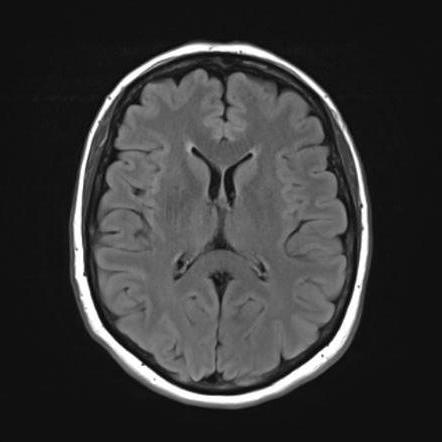
#> input picture assets/samples/notumor.jpg, 442 x 442 px, given as the content of the folder data/Training, which was not available
$ python features.py   (older library calls are emulated)
#> lines starting #> are read from the running program, lines starting #| are printed output that depends on the picture; after the words box and inside, x2 and y2 are one past the last pixel; in counts of white or black regions, pixels touching at a corner belong together
"""Texture (GLCM) and first-order feature extraction for brain MRI slices."""
from __future__ import annotations

import argparse
from concurrent.futures import ProcessPoolExecutor
from pathlib import Path

import numpy as np
import pandas as pd
from scipy.stats import kurtosis, skew
from skimage import io, transform
from skimage.color import rgb2gray
from skimage.feature import graycomatrix, graycoprops
from skimage.filters import threshold_otsu
from skimage.util import img_as_ubyte

LEVELS = 32
DISTANCES = (1, 2, 4)
ANGLES = (0, np.pi / 4, np.pi / 2, 3 * np.pi / 4)
GLCM_PROPS = ("contrast", "dissimilarity", "homogeneity", "energy", "correlation", "ASM")


def load_brain(path: Path, size: int = 256) -> tuple[np.ndarray, np.ndarray]:
    """Load an image, convert to grayscale, crop to the brain and return image + mask."""
    img = io.imread(path)
    if img.ndim == 3:
        img = rgb2gray(img[..., :3])
    img = transform.resize(img, (size, size), anti_aliasing=True)
    img = img_as_ubyte(img / img.max() if img.max() > 0 else img)

    mask = img > threshold_otsu(img)
    ys, xs = np.nonzero(mask)
    if len(ys) > 100:
        img = img[ys.min():ys.max() + 1, xs.min():xs.max() + 1]
        mask = mask[ys.min():ys.max() + 1, xs.min():xs.max() + 1]
    return img, mask


def quantize(img: np.ndarray, levels: int = LEVELS) -> np.ndarray:
    return (img.astype(np.float32) / 256 * levels).astype(np.uint8)


def glcm_features(img_q: np.ndarray, levels: int = LEVELS) -> dict[str, float]:
    glcm = graycomatrix(img_q, distances=DISTANCES, angles=ANGLES,
                        levels=levels, symmetric=True, normed=True)
    feats: dict[str, float] = {}
    for prop in GLCM_PROPS:
        values = graycoprops(glcm, prop)  # (distances, angles)
        for i, d in enumerate(DISTANCES):
            feats[f"glcm_{prop}_d{d}_mean"] = float(values[i].mean())
            feats[f"glcm_{prop}_d{d}_range"] = float(np.ptp(values[i]))
    for i, d in enumerate(DISTANCES):
        p = glcm[:, :, i, :]
        ent = -np.sum(p * np.log2(p + 1e-12), axis=(0, 1))
        feats[f"glcm_entropy_d{d}_mean"] = float(ent.mean())
    return feats


def first_order_features(img: np.ndarray, mask: np.ndarray) -> dict[str, float]:
    vals = img[mask].astype(np.float32) if mask.any() else img.ravel().astype(np.float32)
    hist, _ = np.histogram(vals, bins=64, range=(0, 255), density=True)
    hist = hist[hist > 0]
    return {
        "fo_mean": float(vals.mean()),
        "fo_std": float(vals.std()),
        "fo_skewness": float(skew(vals)),
        "fo_kurtosis": float(kurtosis(vals)),
        "fo_p10": float(np.percentile(vals, 10)),
        "fo_p90": float(np.percentile(vals, 90)),
        "fo_entropy": float(-np.sum(hist * np.log2(hist))),
    }


def extract(path: Path) -> dict[str, float]:
    img, mask = load_brain(path)
    return {**first_order_features(img, mask), **glcm_features(quantize(img))}


def _row(item: tuple[str, str, Path]) -> dict:
    split, label, f = item
    return {"split": split, "label": label, "file": f.name, **extract(f)}


def build_table(root: Path, jobs: int = 4) -> pd.DataFrame:
    items = [(split, d.name, f)
             for split in ("Training", "Testing")
             for d in sorted((root / split).glob("*"))
             for f in sorted(d.glob("*.jpg"))]
    with ProcessPoolExecutor(max_workers=jobs) as ex:
        rows = list(ex.map(_row, items, chunksize=32))
#> in load_brain, img is the input picture: shape (442, 442, 3); min 0, max 255, mean 56
#> in load_brain, `mask = img > threshold_otsu(img)`:
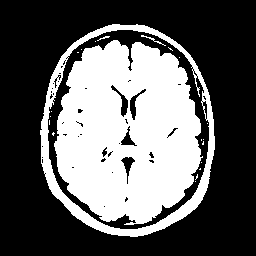
#> mask: shape (256, 256) bool; 37.6% white; 21 white regions (17 under 20 px), largest, box (x1, y1, x2, y2) and area: (54, 40, 203, 225) 20193, (40, 24, 215, 237) 4323, (141, 35, 166, 46) 40, (97, 36, 110, 41) 20
#> in load_brain, `img = img[ys.min():ys.max() + 1, xs.min():xs.max() + 1]`:
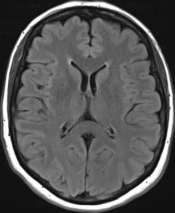
#> img: shape (213, 175); min 2, max 255, mean 85.7
#> in load_brain, `mask = mask[ys.min():ys.max() + 1, xs.min():xs.max() + 1]`:
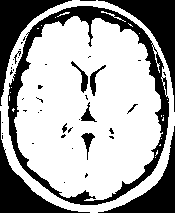
#> mask: shape (213, 175) bool; 66.1% white; 45 black regions (33 under 20 px), largest, box (x1, y1, x2, y2) and area: (8, 6, 169, 205) 4433, (98, 0, 175, 112) 2038, (0, 0, 72, 106) 1937
#> in first_order_features, `hist, _ = np.histogram(vals, bins=64, range=(0, 255), density=True)`: hist = 64 values, max 0.0311 at index 25, min 0 at index 0, mean 0.00392
#> in first_order_features, `hist = hist[hist > 0]`: hist = 47 values, max 0.0311 at index 8, min 0.000357 at index 26, mean 0.00534
#> after the loop in glcm_features, `for prop in GLCM_PROPS:`: feats = 36 items
#> the loop in glcm_features, `for i, d in enumerate(DISTANCES):` made 3 passes
#> ent on passes 1 to 3: [5.86, 6.11, 5.76, 6.12], [6.38, 6.11, 6.28, 6.12], [6.77, 6.77, 6.67, 6.78]
#> pass 1, in glcm_features, `p = glcm[:, :, i, :]`:
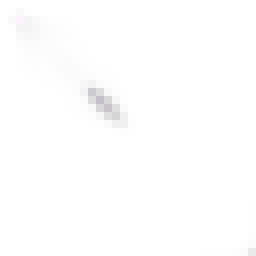
#> p: shape (32, 32, 4) float64 (shown 8 times larger); mean of channels 0, 1, 2, 3 0.000977, 0.000977, 0.000977, 0.000977; transparent parts drawn white
#> after the loop in glcm_features, `for i, d in enumerate(DISTANCES):`: feats = 39 items
#> the loop in glcm_features (call 2), `for i, d in enumerate(DISTANCES):` made 3 passes
#> rows = 2 items
    return pd.DataFrame(rows)


if __name__ == "__main__":
    ap = argparse.ArgumentParser(description=__doc__)
    ap.add_argument("--data", type=Path, default=Path("data"))
    ap.add_argument("--out", type=Path, default=Path("results/features.csv"))
    ap.add_argument("--jobs", type=int, default=4)
    args = ap.parse_args()
    df = build_table(args.data, args.jobs)
#> df = table of 2 rows and 49 columns
    args.out.parent.mkdir(parents=True, exist_ok=True)
    df.to_csv(args.out, index=False)
    print(f"{len(df)} images, {df.shape[1] - 3} features -> {args.out}")
#| 2 images, 46 features -> results/features.csv

$ run again, on assets/samples/pituitary.jpg
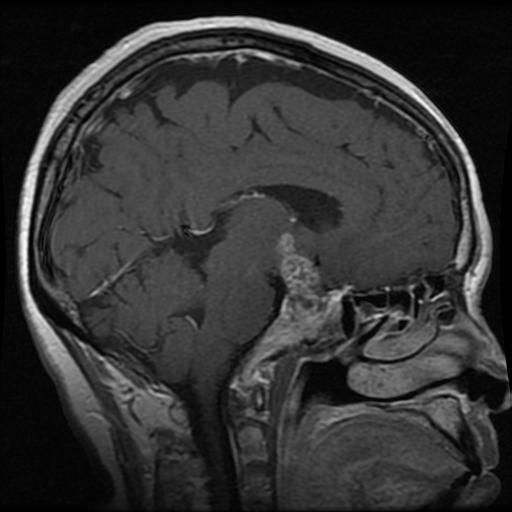
#> input picture assets/samples/pituitary.jpg, 512 x 512 px, given as the content of the folder data/Training, which was not available
#> in load_brain, img is the input picture: shape (512, 512); min 0, max 255, mean 51.7
#> in load_brain, `mask = mask[ys.min():ys.max() + 1, xs.min():xs.max() + 1]`:
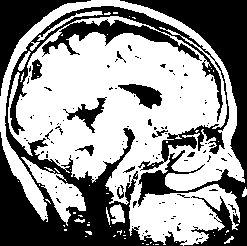
#> mask: shape (246, 247) bool; 57.4% white; 117 black regions (102 under 20 px), largest, box (x1, y1, x2, y2) and area: (0, 6, 229, 246) 13819, (120, 0, 247, 246) 7981, (0, 0, 91, 96) 2190
#> in first_order_features, `hist, _ = np.histogram(vals, bins=64, range=(0, 255), density=True)`: hist = 64 values, max 0.0384 at index 18, min 0 at index 0, mean 0.00392
#> in first_order_features, `hist = hist[hist > 0]`: hist = 51 values, max 0.0384 at index 5, min 2.88e-05 at index 50, mean 0.00492
#> after the loop in glcm_features, `for prop in GLCM_PROPS:`: feats = 36 items
#> the loop in glcm_features, `for i, d in enumerate(DISTANCES):` made 3 passes
#> ent on passes 1 to 3: [6.05, 6.33, 6.07, 6.39], [6.6, 6.33, 6.57, 6.39], [6.97, 6.96, 6.92, 7.03]
#> pass 1, in glcm_features, `p = glcm[:, :, i, :]`:
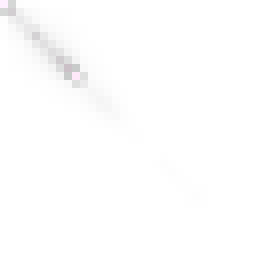
#> p: shape (32, 32, 4) float64 (shown 8 times larger); mean of channels 0, 1, 2, 3 0.000977, 0.000977, 0.000977, 0.000977; transparent parts drawn white
#> after the loop in glcm_features, `for i, d in enumerate(DISTANCES):`: feats = 39 items
#> the loop in glcm_features (call 2), `for i, d in enumerate(DISTANCES):` made 3 passes
#> rows = 2 items
#> df = table of 2 rows and 49 columns
#| 2 images, 46 features -> results/features.csv
